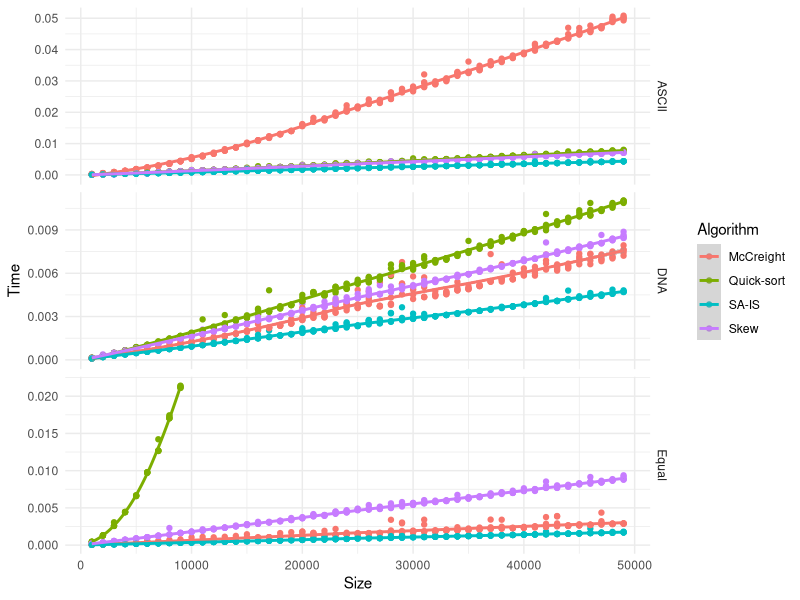

This chart was generated by the following R code:
library(tidyverse)

performance <- read_table2("suffix_array_construction.txt",
                           col_names = c("Algorithm", "String", "Size", "Time"))

ggplot(performance,
       aes(x = Size, y = Time, color = Algorithm)) +
    facet_grid(String ~ ., scales = "free_y") +
    geom_point() +
    geom_smooth() +
    theme_minimal()
